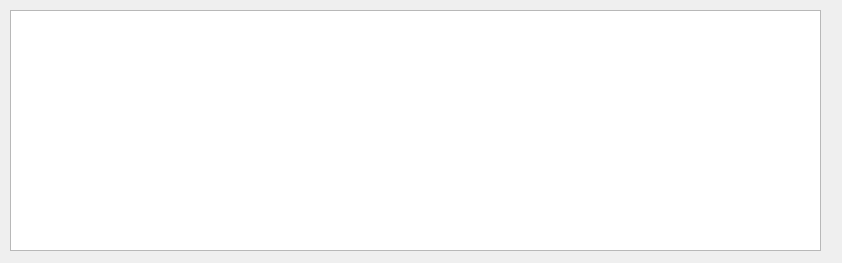
<?xml version="1.0" encoding="UTF-8"?>
<ui version="4.0">
 <class>Form</class>
 <widget class="QWidget" name="Form">
  <property name="geometry">
   <rect>
    <x>0</x>
    <y>0</y>
    <width>842</width>
    <height>263</height>
   </rect>
  </property>
  <property name="windowTitle">
   <string>Form</string>
  </property>
  <widget class="QTableWidget" name="tableWidget">
   <property name="geometry">
    <rect>
     <x>10</x>
     <y>10</y>
     <width>811</width>
     <height>241</height>
    </rect>
   </property>
  </widget>
 </widget>
 <resources/>
 <connections/>
</ui>
